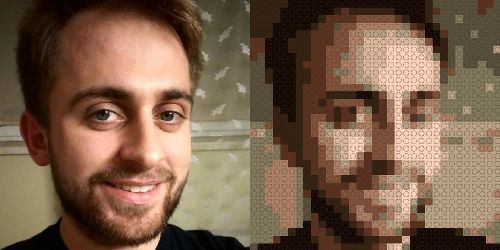
#> input picture example.png, 500 x 250 px
$ python legolize.py --input-image example.png
#> lines starting #> are read from the running program, lines starting #| are printed output that depends on the picture
import argparse
import os.path

from PIL import Image, ImageStat, ImageDraw


def create_brick_circle(brick_size):
    white = (255,255,255,0)
    grey = (50, 50, 50, 100)
    cricle_brick_ratio = 0.4

    brick_circle = Image.new('RGBA', (brick_size, brick_size), white)

    brick_circle_context = ImageDraw.Draw(brick_circle)
    circle_size = int((cricle_brick_ratio * brick_size) / 2)
    brick_circle_context.ellipse(
            (circle_size, circle_size, brick_size-circle_size, brick_size-circle_size),
            outline=grey)

    return brick_circle


def legolize(input_file_path, output_file_path, *colors):
#> called with input_file_path = 'example.png'
    try:
        img = Image.open(input_file_path)
#> img is the input picture: PIL image 500x250 RGBA; mean R, G, B, A 122, 95.5, 74.4, 255
    except FileNotFoundError:
        print(f"File {input_file_path} doesn't exist")

    if output_file_path is None:
        output_file_path = os.path.join(
                os.path.dirname(input_file_path),
                f"legolized-{os.path.basename(input_file_path)}")

    brick_size = 14
    brick_circle = create_brick_circle(brick_size)

    output_img = img.copy()
    for i in range(0, output_img.size[0], brick_size):
        for j in range(0, output_img.size[1], brick_size):
            cropped = output_img.crop((i, j, i + brick_size, j + brick_size))
            cropped = cropped.convert("RGBA")
            cropped_stats = ImageStat.Stat(cropped)
            cropped.paste(tuple(cropped_stats.median),
                    (0, 0, cropped.size[0], cropped.size[1]))
            cropped = Image.alpha_composite(cropped, brick_circle)
            output_img.paste(cropped, (i, j))
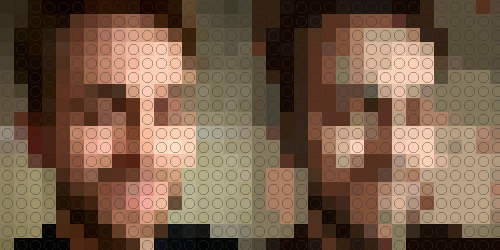
#> output_img: PIL image 500x250 RGBA; mean R, G, B, A 118.7, 93.2, 72.8, 255

    output_img.save(output_file_path)


if __name__ == '__main__':
    parser = argparse.ArgumentParser(description='LEGOlize given image')
    parser.add_argument('-i', '--input-image', type=str,
                        help='image to legolize', required=True)
    parser.add_argument('-o', '--output-image', type=str, default=None,
                        help='output path')

    args = parser.parse_args()

    legolize(args.input_image, args.output_image)
